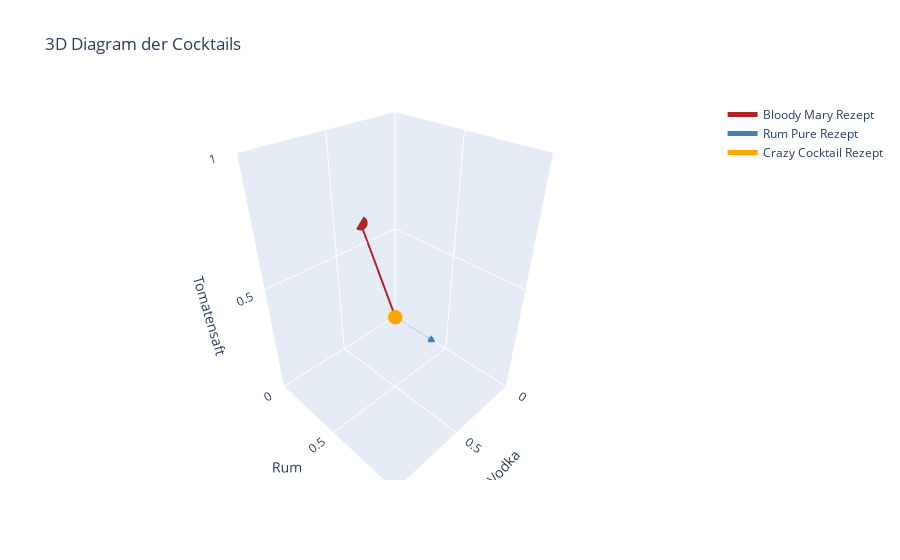

Notebook code cell kept with this figure:
### Markdown cell above
# Cocktails mit drei Zutaten

### Code cell
# Ingredients 100 ml vodka, 100 ml rum, 100 ml tomato juice
zutaten_3 = np.array([1, 1, 1])

# Rezepte (in ml)

bloody_mary_rezept = np.array([20, 0, 80])
rum_pure_rezept = np.array([0, 50, 0])
crazy_rezept = np.array([40, 40, 20])

alle_rezepte = np.stack([
    bloody_mary_rezept,
    rum_pure_rezept,
    crazy_rezept
])

rezept_namen = [
    "Bloody Mary Rezept",
    "Rum Pure Rezept",
    "Crazy Cocktail Rezept"
]

cocktail_colors = [
    "firebrick",
    "steelblue",
    "orange"
]

# Create a 3D scatter plot with plotly showing the rows of all_cocktails as vectors 

fig = go.Figure()

# Add each cocktail as a vector
for i, cocktail in enumerate(alle_rezepte):
    fig.add_trace(go.Scatter3d(
        x=[0, cocktail[0]],  # Start at origin (0, 0, 0)
        y=[0, cocktail[1]],
        z=[0, cocktail[2]],
        mode='lines+markers',
        name=rezept_namen[i],
        line=dict(color=cocktail_colors[i], width=5),
        marker=dict(size=5)
    ))

# Set plot layout
fig.update_layout(
    title="3D Diagram der Cocktails",
    scene=dict(
        xaxis=dict(
            title="Vodka",
            range=[0, 1]
        ),
        yaxis=dict(
            title="Rum",
            range=[0, 1]
        ),
        zaxis=dict(
            title="Tomatensaft",
            range=[0, 1]
        )
    )
)

# Show the plot
fig.show()

### Figure 1 — Plotly figure (JSON) as saved in the notebook; plotly's stock layout.template omitted (floating-point values rounded to 4 significant figures)
{"data": [{"line": {"color": "firebrick", "width": 5}, "marker": {"size": 5}, "mode": "lines+markers", "name": "Bloody Mary Rezept", "type": "scatter3d", "x": [0, 0.3], "y": [0, 0], "z": [0, 0.6]}, {"line": {"color": "steelblue", "width": 5}, "marker": {"size": 5}, "mode": "lines+markers", "name": "Rum Pure Rezept", "type": "scatter3d", "x": [0, 0], "y": [0, 0.4], "z": [0, 0]}, {"line": {"color": "orange", "width": 5}, "marker": {"size": 5}, "mode": "lines+markers", "name": "Crazy Cocktail Rezept", "type": "scatter3d", "x": [0, 0.4], "y": [0, 0.4], "z": [0, 0.3]}], "layout": {"scene": {"xaxis": {"range": [0, 1], "title": {"text": "Vodka"}}, "yaxis": {"range": [0, 1], "title": {"text": "Rum"}}, "zaxis": {"range": [0, 1], "title": {"text": "Tomatensaft"}}}, "title": {"text": "3D Diagram der Cocktails"}}}
